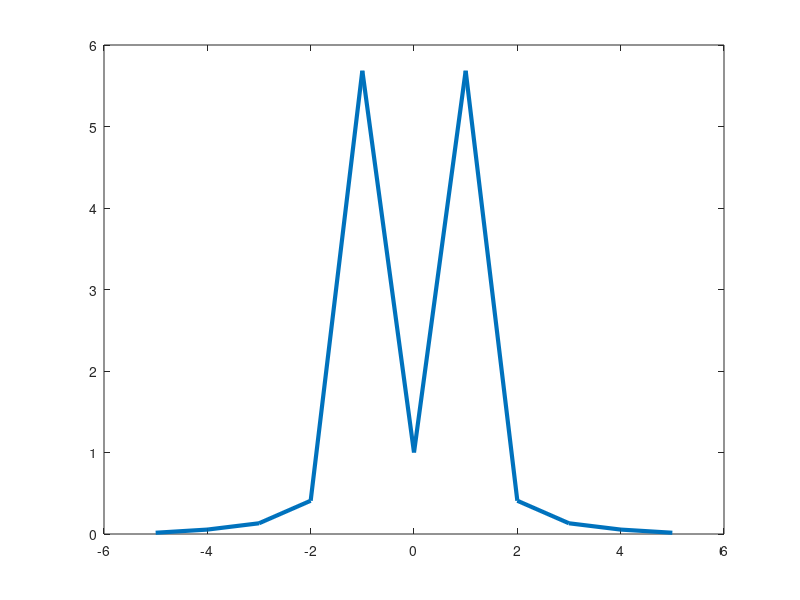

The MATLAB script that drew this image:
clear all 
close all 
clc 


Ts=0.1;
Fs=1/0.1;
t=0:Ts:1;
a=0;  %cos(pi*t);
%a=0,pi/4,pi/2,pi
f=1;
%f=1,2,6,12
y= cos(2*pi*f.*t+a);

Y=fftshift(fft(y));

Y_mag=abs(Y);
df= -Fs/2:1:Fs/2;
figure 
plot(df, Y_mag,'Linewidth',3);
